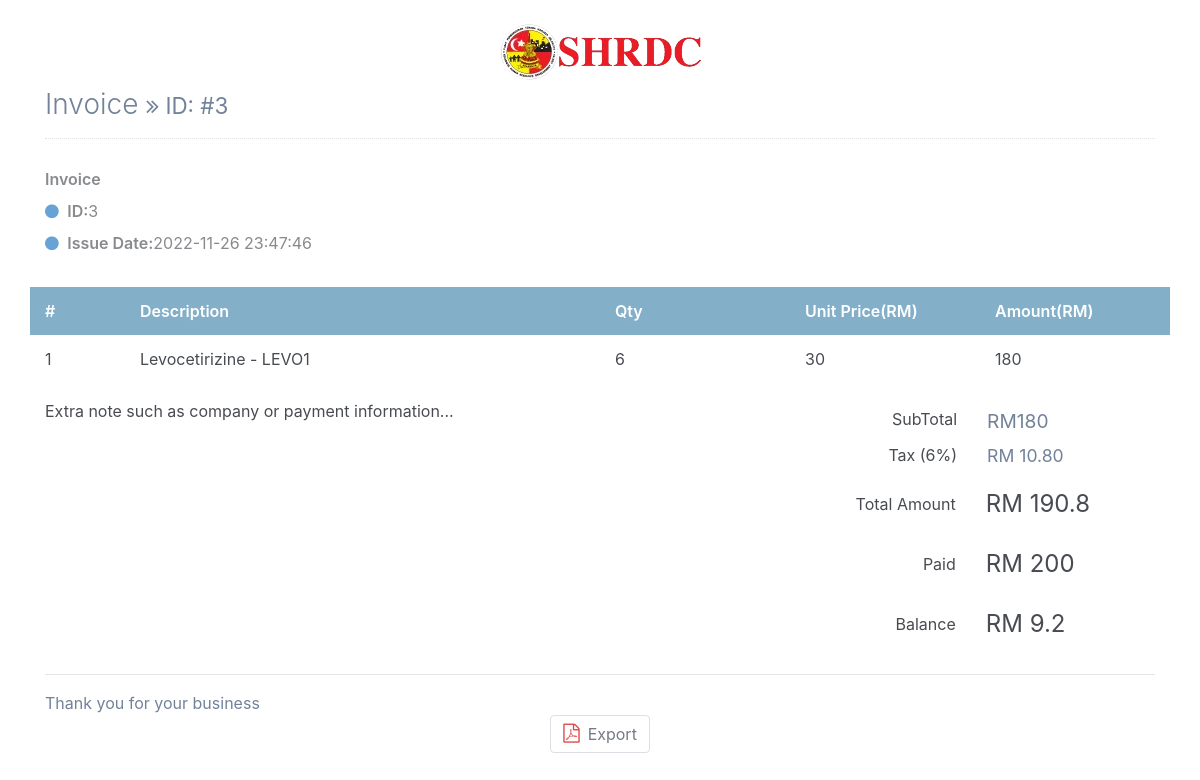
/pos/invoice.php?invoiceID=3 (signed in), run on the app's committed database.
### tables this page shows
CREATE TABLE `tblpurchase_invoice` (
  `purchaseInvoiceID` int NOT NULL,
  `purchaseDate` datetime NOT NULL,
  `drugID` longtext NOT NULL,
  `drugBatchNo` longtext NOT NULL,
  `drugQty` longtext NOT NULL,
  `drugPrice` longtext NOT NULL,
  `tax` varchar(255) NOT NULL,
  `totalAmount` float NOT NULL,
  `paymentType` enum('Cash') NOT NULL,
  `discount` int NOT NULL,
  `paidAmount` float NOT NULL,
  `remainingAmount` float NOT NULL,
  `refundedItem` longtext,
  `refundedBatchNo` longtext,
  `refundedDrugQty` longtext,
  `refundedDrugPrice` longtext,
  `refundedTax` longtext,
  `refundedDateTime` longtext
);

### pos/invoice.php (the view, shortened to what this page needs)
<?php include "../db.php";
?>
<!DOCTYPE html>
<html lang="en">
<head>
    <link href="https://cdn.jsdelivr.net/npm/bootstrap@4.4.1/dist/css/bootstrap.min.css" rel="stylesheet">
</head>
<body>
<link href="https://maxcdn.bootstrapcdn.com/font-awesome/4.7.0/css/font-awesome.min.css" rel="stylesheet" />
<?php
if($_GET["invoiceID"] != "")
{
?>
<div id="printPage">
    <div class="container px-0">
        <div class="row mt-4">
            <div class="col-12 col-lg-12">
                <div class="row">
                    <div class="col-12">
                        <div class="text-center text-150">
                                <span class="text-default-d3"><img src="../image/logo.png"></span>
                        </div>
                    </div>
                </div>
            </div>
        </div>
    </div>
    <div class="page-content container">
        <div class="page-header text-blue-d2">
            <?php
            $sql = mysqli_query($Links, "SELECT * FROM tblpurchase_invoice WHERE purchaseInvoiceID = ".$_GET["invoiceID"]."");
            if(mysqli_num_rows($sql) > 0)
            {
                $row = mysqli_fetch_array($sql);
                echo '<h1 class="page-title text-secondary-d1">
                Invoice
                <small class="page-info">
                    <i class="fa fa-angle-double-right text-80"></i>
                    ID: #'.$row["purchaseInvoiceID"].'
                </small>
                </h1>';
            }
            ?>
        </div>
        <div class="container px-0">
            <div class="row mt-4">
                <div class="col-12 col-lg-12">
                    <div class="row">
                        <?php
                        $sql = mysqli_query($Links, "SELECT * FROM tblpurchase_invoice WHERE purchaseInvoiceID = ".$_GET["invoiceID"]."");
                        if(mysqli_num_rows($sql) > 0)
                        {
                            $row = mysqli_fetch_array($sql);
                        ?>
                            <div class="text-95 col-sm-12 align-self-start d-sm-flex justify-content-start">
                                <div class="text-grey-m2">
                                    <div class="mt-1 mb-2 text-secondary-m1 text-600 text-125">
                                        Invoice
                                    </div>
                                    <div class="my-2"><i class="fa fa-circle text-blue-m2 text-xs mr-1"></i> <span class="text-600 text-90">ID:</span><?php echo $row["purchaseInvoiceID"]; ?></div>
                                    <div class="my-2"><i class="fa fa-circle text-blue-m2 text-xs mr-1"></i> <span class="text-600 text-90">Issue Date:</span><?php echo $row["purchaseDate"]; ?></div>
                                </div>
                            </div>
                        <?php
                        }
                        ?>
                    </div>
                    <div class="mt-4">
                        <div class="row text-600 text-white bgc-default-tp1 py-25">
                            <div class="d-none d-sm-block col-1">#</div>
                            <div class="col-9 col-sm-5">Description</div>
                            <div class="d-none d-sm-block col-4 col-sm-2">Qty</div>
                            <div class="d-none d-sm-block col-sm-2">Unit Price(RM)</div>
                            <div class="col-2">Amount(RM)</div>
                        </div>
                        <div class="text-95 text-secondary-d3">
                            <?php
                            $sql = mysqli_query($Links, "SELECT * FROM tblpurchase_invoice WHERE purchaseInvoiceID = ".$_GET["invoiceID"]."");
                            if(mysqli_num_rows($sql) > 0)
                            {
                                $total = 0;
                                $row = mysqli_fetch_array($sql);
                                $drugname = explode(":", $row["drugID"]);
                                $drugQty = explode(":", $row["drugQty"]);
                                $drugPrice = explode(":", $row["drugPrice"]);
                                $drugBatchNo = explode(":", $row["drugBatchNo"]);
                                $substotal = 0;
                                $count = 0;
                                $refundedItem = explode(":", $row["refundedItem"]);
                                $refundedBatchNo = explode(":", $row["refundedBatchNo"]);
                                $refundedDateTime = explode("|", $row["refundedDateTime"]);
                                $refundAmount = 0;
                                for($i = 0; $i < count($drugname); $i++)
                                {
                                    $flag = false;
                                    if($drugQty[$i] > 0)
                                    {
                                        $count++;
                                        if($i % 2 == 0)
                                            echo '<div class="row mb-2 mb-sm-0 py-25">';
                                        else echo '<div class="row mb-2 mb-sm-0 py-25 bgc-default-l4">';
                                        echo '<div class="d-none d-sm-block col-1">'.$count.'</div>';
                                        for($j = 0; $j < count($refundedItem); $j++)
                                        {
                                            if($drugname[$i] == $refundedItem[$j] && $drugBatchNo[$i] == $refundedBatchNo[$j])
                                            {
                                                $flag = true;
                                                $refundAmount += (($drugQty[$i] * $drugPrice[$i]) * 0.06) + ($drugQty[$i] * $drugPrice[$i]);
                                                break;
                                            }
                                        }
                                        if($flag == true)
                                        {
                                            echo '<div class="col-9 col-sm-5"><b>(REFUND - '.$refundedDateTime[$j].') </b>'.ucwords(strtolower($drugname[$i])).' - '.$drugBatchNo[$i].'</div>';
                                            echo '<div class="d-none d-sm-block col-2">'.$drugQty[$i].'</div>';
                                            echo '<div class="d-none d-sm-block col-2 text-95">'.$drugPrice[$i].'</div>';
                                            $substotal += ($drugQty[$i] * $drugPrice[$i]);
                                            echo '<div class="col-2 text-secondary-d2">'.($drugQty[$i] * $drugPrice[$i]).'</div>';
                                            $total += $drugQty[$i] * $drugInfo["unitPrice"];
                                            echo '</div>';
                                        }
                                        else
                                        {
                                            echo '<div class="col-9 col-sm-5">'.ucwords(strtolower($drugname[$i])).' - '.$drugBatchNo[$i].'</div>';
                                            echo '<div class="d-none d-sm-block col-2">'.$drugQty[$i].'</div>';
                                            echo '<div class="d-none d-sm-block col-2 text-95">'.$drugPrice[$i].'</div>';
                                            $substotal += ($drugQty[$i] * $drugPrice[$i]);
                                            echo '<div class="col-2 text-secondary-d2">'.($drugQty[$i] * $drugPrice[$i]).'</div>';
                                            $total += $drugQty[$i] * $drugInfo["unitPrice"];
                                            echo '</div>';
                                        }
                                    }
                                }
                                echo '<div class="row border-b-2 brc-default-l2"></div>
                                <div class="row mt-3">
                                    <div class="col-12 col-sm-7 text-grey-d2 text-95 mt-2 mt-lg-0">
                                        Extra note such as company or payment information...
                                    </div>
                                    <div class="col-12 col-sm-5 text-grey text-90 order-first order-sm-last">
                                        <div class="row my-2">
                                            <div class="col-7 text-right">
                                                SubTotal
                                            </div>
                                            <div class="col-5">
                                                <span class="text-120 text-secondary-d1"> RM'.$substotal.'</span>
                                            </div>
                                        </div>
                                        <div class="row my-2">
                                            <div class="col-7 text-right">
                                                Tax (';
                                                $tax = explode(":", $row["tax"]);
                                                echo $tax[0].'%)
                                            </div>
                                            <div class="col-5">
                                                <span class="text-110 text-secondary-d1">RM '.$tax[1].'</span>
                                            </div>
                                        </div>
                                        <div class="row my-2 align-items-center bgc-primary-l3 p-2">
                                            <div class="col-7 text-right">
                                                Total Amount
                                            </div>
                                            <div class="col-5">
                                                <span class="text-150 text-success-d3 opacity-2"> RM '.$row["totalAmount"].'</span>
                                            </div>
                                        </div>
                                        <div class="row my-2 align-items-center bgc-primary-l3 p-2">
                                            <div class="col-7 text-right">
                                                Paid
                                            </div>
                                            <div class="col-5">
                                                <span class="text-150 text-success-d3 opacity-2"> RM '.$row["paidAmount"].'</span>
                                            </div>
                                        </div>
                                        <div class="row my-2 align-items-center bgc-primary-l3 p-2">
                                            <div class="col-7 text-right">
                                                Balance
                                            </div>
                                            <div class="col-5">
                                                <span class="text-150 text-success-d3 opacity-2"> RM '.$row["remainingAmount"].'</span>
                                            </div>
                                        </div>';
                                    echo '</div>
                                </div>';
                            }
                            ?>
                        </div>
                        <hr />
                        <div>
                            <span class="text-secondary-d1 text-105">Thank you for your business</span>
                        </div>
                    </div>
                </div>
            </div>
        </div>
    </div>
</div>
<div class="page-tools" style="text-align:center;">
            <div class="action-buttons">
                <button class="btn bg-white btn-light mx-1px text-95" onclick="saveDiv('printPage','Title')" data-title="PDF">
                    <i class="mr-1 fa fa-file-pdf-o text-danger-m1 text-120 w-2"></i>
                    Export
                </button>
            </div>
        </div>
<?php
}
?>
</body>
</html>

### pos/invoice.php (style rules this page uses)
body { margin-top:20px; color: #484b51; }
.text-secondary-d1 { color: #728299!important; }
.page-header { margin: 0 0 1rem; padding-bottom: 1rem; padding-top: .5rem; border-bottom: 1px dotted #e2e2e2; display: -ms-flexbox; display: flex; -ms-flex-pack: justify; justify-content: space-between; -ms-flex-align: center; align-items: center; }
.page-title { padding: 0; margin: 0; font-size: 1.75rem; font-weight: 300; }
hr { margin-top: 1rem; margin-bottom: 1rem; border: 0; border-top: 1px solid rgba(0,0,0,.1); }
.text-grey-m2 { color: #888a8d!important; }
.font-bolder, .text-600 { font-weight: 600!important; }
.text-110 { font-size: 110%!important; }
.pb-25, .py-25 { padding-bottom: .75rem!important; }
.pt-25, .py-25 { padding-top: .75rem!important; }
.bgc-default-tp1 { background-color: rgba(121,169,197,.92)!important; }
.btn-light { color: #757984; background-color: #f5f6f9; border-color: #dddfe4; }
.w-2 { width: 1rem; }
.text-120 { font-size: 120%!important; }
.text-danger-m1 { color: #dd4949!important; }
.text-blue-m2 { color: #68a3d5!important; }
.text-150 { font-size: 150%!important; }

### data on the page
tblpurchase_invoice: purchaseInvoiceID "3", purchaseDate "2022-11-26 23:47:46", drugID "Levocetirizine", drugBatchNo "LEVO1", drugQty "6", drugPrice "30", $drugQty[$i] * $drugPrice[$i] "180", tax "6", tax "10.80", totalAmount "190.8", paidAmount "200", remainingAmount "9.2"

### other printed values
$substotal "180"
